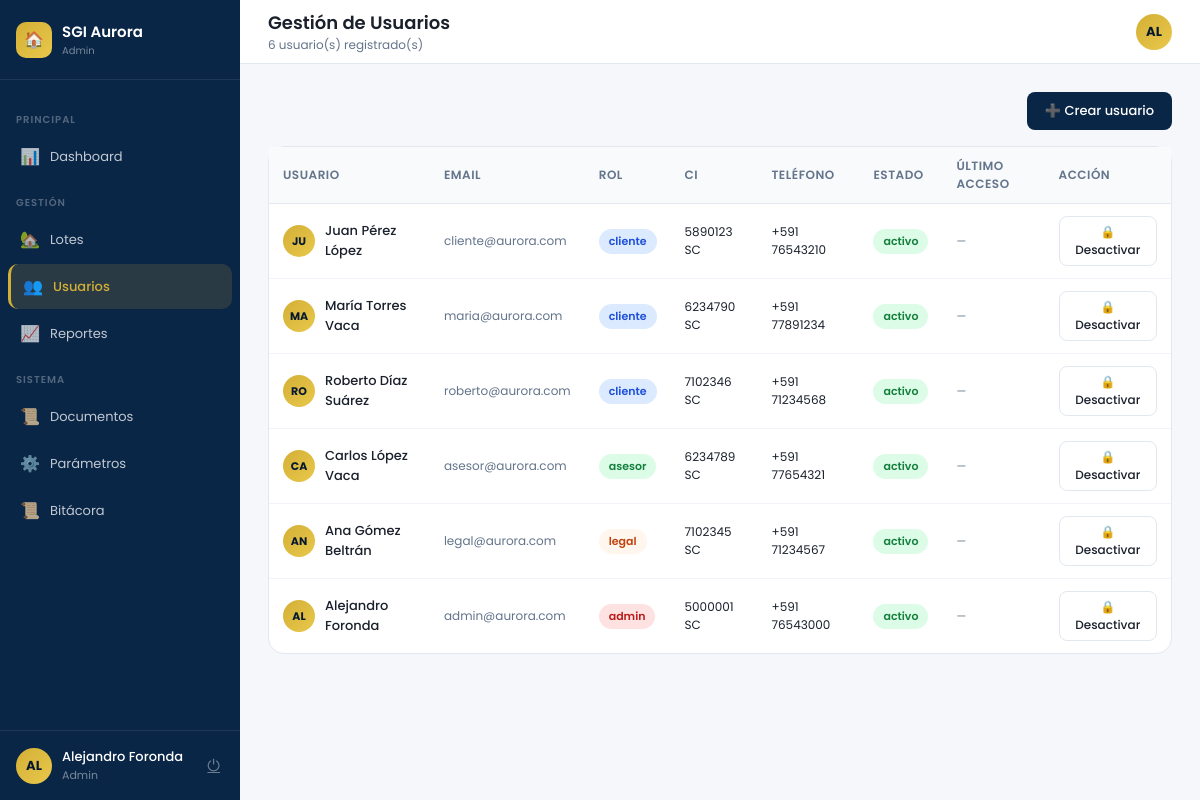
The app's page /admin/usuarios.php (signed in) with its own data.
### tables this page shows
CREATE TABLE usuarios (
  id          INT AUTO_INCREMENT PRIMARY KEY,
  nombre      VARCHAR(120) NOT NULL,
  email       VARCHAR(120) NOT NULL UNIQUE,
  password    VARCHAR(255) NOT NULL,    
  rol         ENUM('cliente','asesor','legal','admin') NOT NULL DEFAULT 'cliente',
  estado      ENUM('activo','inactivo') NOT NULL DEFAULT 'activo',
  telefono    VARCHAR(30),
  ci          VARCHAR(30),
  created_at  DATETIME DEFAULT CURRENT_TIMESTAMP,
  ultimo_acceso DATETIME
);

### admin/usuarios.php (the view, shortened to what this page needs)
<?php
$pdo = getDB();
$usuarios = $pdo->query("SELECT * FROM usuarios ORDER BY rol, nombre")->fetchAll();
require_once __DIR__ . '/../includes/layout.php';
?>
<div style="display:flex;justify-content:flex-end;margin-bottom:16px">
  <button onclick="openModal('modal-usuario')" class="btn btn-primary">➕ Crear usuario</button>
</div>
<div class="card">
  <div class="card-body p0">
    <table class="table">
      <thead><tr><th>Usuario</th><th>Email</th><th>Rol</th><th>CI</th><th>Teléfono</th><th>Estado</th><th>Último acceso</th><th>Acción</th></tr></thead>
      <tbody>
        <?php foreach ($usuarios as $u):
          $initials = strtoupper(substr($u['nombre'],0,2));
          $rolColor = ['admin'=>'badge-red','legal'=>'badge-orange','asesor'=>'badge-green','cliente'=>'badge-blue'];
        ?>
        <tr>
          <td>
            <div style="display:flex;align-items:center;gap:10px">
              <div class="avatar" style="width:32px;height:32px;font-size:11px"><?= $initials ?></div>
              <span style="font-weight:500"><?= htmlspecialchars($u['nombre']) ?></span>
            </div>
          </td>
          <td style="font-size:12px;color:var(--muted)"><?= htmlspecialchars($u['email']) ?></td>
          <td><span class="badge <?= $rolColor[$u['rol']] ?? 'badge-gray' ?>"><?= $u['rol'] ?></span></td>
          <td style="font-size:12px"><?= htmlspecialchars($u['ci'] ?? '—') ?></td>
          <td style="font-size:12px"><?= htmlspecialchars($u['telefono'] ?? '—') ?></td>
          <td><span class="badge <?= $u['estado']==='activo'?'badge-green':'badge-gray' ?>"><?= $u['estado'] ?></span></td>
          <td style="font-size:11px;color:var(--muted)"><?= $u['ultimo_acceso'] ? date('d/m/Y H:i', strtotime($u['ultimo_acceso'])) : '—' ?></td>
          <td>
            <button class="btn btn-outline btn-sm" onclick="toggleUser(<?= $u['id'] ?>, '<?= $u['estado'] ?>')">
              <?= $u['estado']==='activo' ? '🔒 Desactivar' : '🔓 Activar' ?>
            </button>
          </td>
        </tr>
        <?php endforeach; ?>
      </tbody>
    </table>
  </div>
</div>
<?php require_once __DIR__ . '/../includes/layout_end.php'; ?>

### includes/layout.php (style rules this page uses)
* { margin:0;padding:0;box-sizing:border-box }
:root { --navy:#0A2647;--navy-l:#1a3a6b;--navy-d:#061830; --gold:#D4AF37;--gold-l:#e8c84a; --green:#27AE60;--orange:#F39C12;--red:#E74C3C;--blue:#2E86C1; --bg:#F5F7FA;--white:#fff;--text:#1a202c;--muted:#64748b; --border:#e2e8f0;--sidebar-w:240px; }
body { font-family:'Poppins',sans-serif;background:var(--bg);color:var(--text);min-height:100vh;display:flex }
.avatar { width:36px;height:36px;flex-shrink:0;border-radius:50%;background:linear-gradient(135deg,var(--gold),var(--gold-l));display:flex;align-items:center;justify-content:center;color:var(--navy-d);font-size:13px;font-weight:700 }
.card { background:var(--white);border-radius:16px;border:1px solid var(--border);margin-bottom:20px }
.card-body { padding:24px }
.card-body.p0 { padding:0 }
.table { width:100%;border-collapse:collapse }
.table th { padding:10px 14px;text-align:left;font-size:12px;font-weight:600;color:var(--muted);background:#f8fafc;border-bottom:1px solid var(--border);text-transform:uppercase;letter-spacing:.5px }
.table td { padding:12px 14px;font-size:13px;border-bottom:1px solid #f1f5f9;vertical-align:middle }
.table tr:last-child td { border-bottom:none }
.badge { display:inline-flex;align-items:center;padding:4px 10px;border-radius:20px;font-size:11px;font-weight:600 }
.badge-green { background:#dcfce7;color:#15803d }
.badge-orange { background:#fff7ed;color:#c2410c }
.badge-red { background:#fee2e2;color:#b91c1c }
.badge-blue { background:#dbeafe;color:#1d4ed8 }
.btn { display:inline-flex;align-items:center;gap:6px;padding:9px 18px;border-radius:8px;font-size:13px;font-weight:500;cursor:pointer;font-family:'Poppins',sans-serif;transition:all .2s;border:none;text-decoration:none }
.btn-primary { background:var(--navy);color:#fff }
.btn-outline { background:transparent;border:1px solid var(--border);color:var(--text) }
.btn-sm { padding:6px 12px;font-size:12px }

### records on screen
usuarios: nombre "JU", nombre "Juan Pérez López", email "cliente@aurora.com", rol "cliente", ci "5890123 SC", telefono "+591 76543210", estado "activo", shows "🔒 Desactivar"
usuarios: nombre "MA", nombre "María Torres Vaca", email "maria@aurora.com", rol "cliente", ci "6234790 SC", telefono "+591 77891234", estado "activo", shows "🔒 Desactivar"
usuarios: nombre "RO", nombre "Roberto Díaz Suárez", email "roberto@aurora.com", rol "cliente", ci "7102346 SC", telefono "+591 71234568", estado "activo", shows "🔒 Desactivar"
usuarios: nombre "CA", nombre "Carlos López Vaca", email "asesor@aurora.com", rol "asesor", ci "6234789 SC", telefono "+591 77654321", estado "activo", shows "🔒 Desactivar"
usuarios: nombre "AN", nombre "Ana Gómez Beltrán", email "legal@aurora.com", rol "legal", ci "7102345 SC", telefono "+591 71234567", estado "activo", shows "🔒 Desactivar"
usuarios: nombre "AL", nombre "Alejandro Foronda", email "admin@aurora.com", rol "admin", ci "5000001 SC", telefono "+591 76543000", estado "activo", shows "🔒 Desactivar"

### other values on screen
$rol "Admin"
$sec['seccion'] "PRINCIPAL"
$item['icon'] "📊"
$item['label'] "Dashboard"
$sec['seccion'] "GESTIÓN"
$item['icon'] "🏡"
$item['label'] "Lotes"
$item['icon'] "👥"
$item['label'] "Usuarios"
$item['icon'] "📈"
$item['label'] "Reportes"
$sec['seccion'] "SISTEMA"
$item['icon'] "📜"
$item['label'] "Documentos"
$item['icon'] "⚙️"
